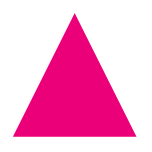
#> input picture triangle.png, 152 x 152 px
$ python Function_contours.py
#> lines starting #> are read from the running program, lines starting #| are printed output that depends on the picture; after the words box and inside, x2 and y2 are one past the last pixel; in counts of white or black regions, pixels touching at a corner belong together; long printed decimals are rounded
import cv2

img = cv2.imread('triangle.png')
#> img is the input picture: shape (152, 152, 3); mean B, G, R 211, 170.6, 248.4
gray = cv2.cvtColor(img,cv2.COLOR_BGR2GRAY)
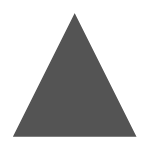
#> gray: shape (152, 152); min 84, max 255, mean 198.4
ret, binary = cv2.threshold(gray,127,255,cv2.THRESH_BINARY)
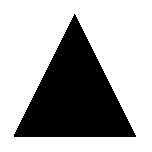
#> binary: shape (152, 152); 67% white; 1 black region

contours, hierarchy = cv2.findContours(binary,cv2.RETR_TREE,cv2.CHAIN_APPROX_SIMPLE)
#> contours = 2 contours; box (x1, y1, x2, y2) and area: (0, 0, 152, 152) 22801, (13, 13, 137, 138) 7808

cnt = contours[1]
#> cnt = contour of 247 points, box (x1, y1, x2, y2) (13, 13, 137, 138), area 7808

#print(cnt)

perimeter = cv2.arcLength(cnt,True) # 計算周長
#> perimeter = 420.8
print(perimeter)
#| 420.777

cv2.drawContours(img,contours,1,(255,0,0),4)
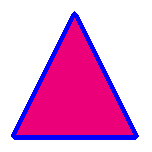
#> img: shape (152, 152, 3); 7.97% of pixels changed, all inside (x1, y1, x2, y2) = (11, 11, 139, 140)


cv2.imshow("img", img)
cv2.waitKey(0)
